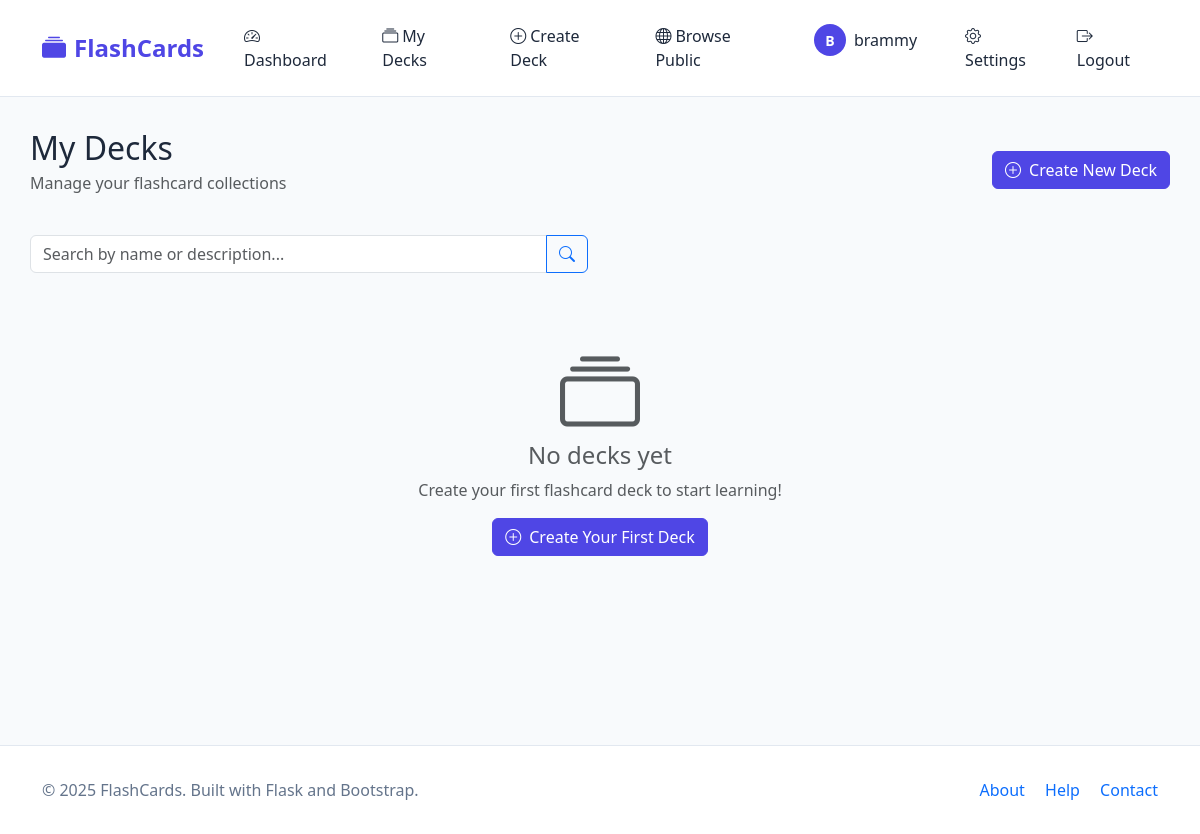
Before: /decks/ (signed in) with the older database file.
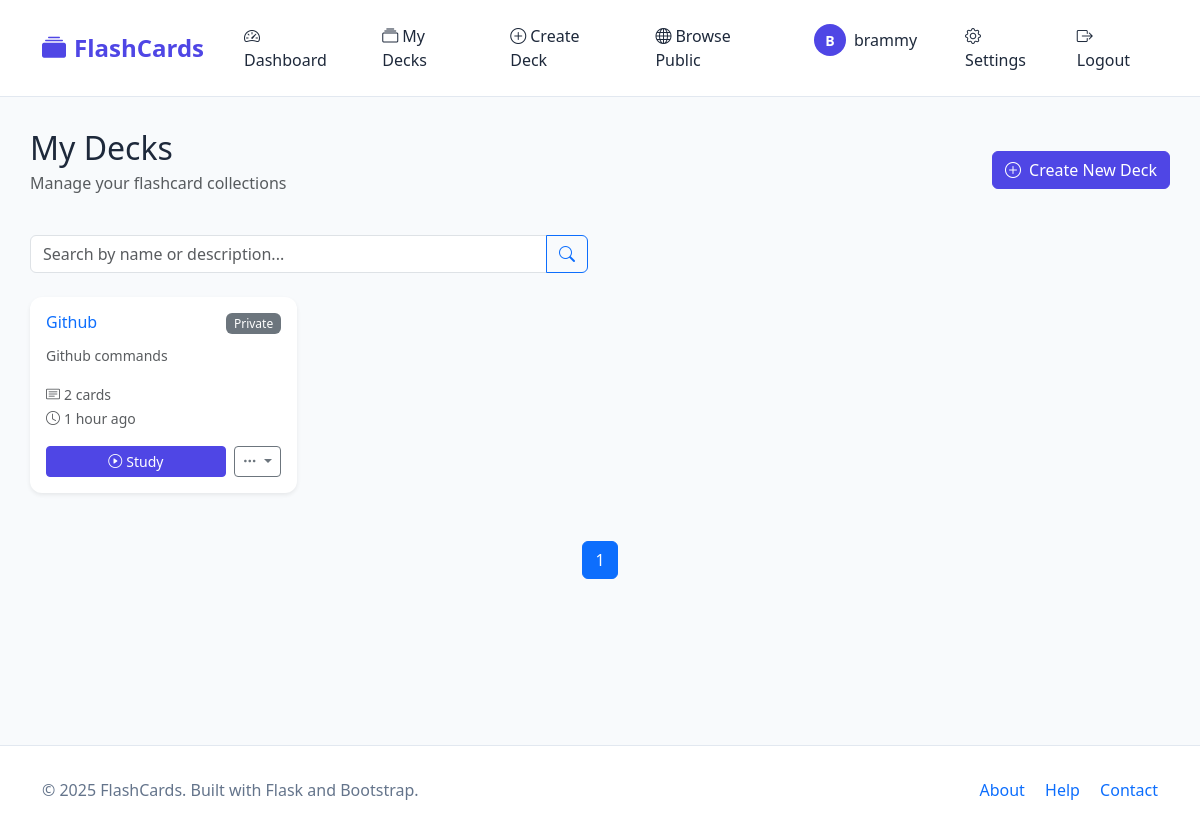
After: the same page with the newer database file.
### app/models/user.py (models this page shows, shortened)
class User(UserMixin, BaseModel):
    __tablename__ = 'users'
    username = db.Column(db.String(80), unique=True, nullable=False)
    email = db.Column(db.String(120), unique=True, nullable=False)
    password_hash = db.Column(db.String(255), nullable=False)
    is_active = db.Column(db.Boolean, default=True, nullable=False)
    decks = db.relationship('Deck', backref='owner', lazy=True, cascade='all, delete-orphan')

### app/models/deck.py (models this page shows, shortened)
class Deck(BaseModel):
    __tablename__ = 'decks'
    name = db.Column(db.String(100), nullable=False)
    description = db.Column(db.Text)
    is_public = db.Column(db.Boolean, default=False, nullable=False)
    user_id = db.Column(db.Integer, db.ForeignKey('users.id'), nullable=False)
    flashcards = db.relationship('Flashcard', backref='deck', lazy=True, cascade='all, delete-orphan')
    def get_card_count(self):
        return len(self.flashcards)
    def can_be_studied(self):
        return self.get_card_count() > 0

### app/views/decks.py (the view)
@decks_bp.route('/')
@login_required
def index():
    page = request.args.get('page', 1, type=int)
    search_form = DeckSearchForm()
    query = request.args.get('query', '')
    if query:
        decks = DeckService.search_decks(
            query=query,
            user_id=current_user.id,
            include_public=True
        )
        pagination = None
    else:
        pagination = DeckService.get_user_decks(
            user_id=current_user.id,
            page=page,
            per_page=Config.DECKS_PER_PAGE
        )
        decks = pagination.items
    return render_template(
        'decks/index.html',
        title='My Decks',
        decks=decks,
        pagination=pagination,
        search_form=search_form,
        query=query
    )

### app/forms/deck_forms.py
class DeckSearchForm(BaseForm):
    query = StringField(
        'Search Decks',
        validators=[Length(max=100)],
        render_kw={
            'placeholder': 'Search by name or description...',
            'class': 'form-control'
        }
    )
    include_public = BooleanField(
        'Include public decks',
        default=True,
        render_kw={'class': 'form-check-input'}
    )
    submit = SubmitField(
        'Search',
        render_kw={'class': 'btn btn-outline-primary'}
    )

### app/__init__.py (called while the page is built)
def create_app(config_name=None):
    if config_name is None:
        config_name = os.environ.get('FLASK_ENV', 'development')
    app = Flask(__name__)
    app.config.from_object(config[config_name])
    db.init_app(app)
    migrate.init_app(app)
    login_manager.init_app(app)
    csrf.init_app(app)  # Add this line
    register_routes(app)
    register_template_helpers(app)
    @login_manager.user_loader
    def load_user(user_id):
        from app.models import User
        return User.query.get(int(user_id))
    with app.app_context():
        db.create_all()
    return app

### app/services/base_service.py (called while the page is built)
    @classmethod
    def get_paginated(cls, page=1, per_page=20, **filters):
        query = cls.model.query
        for key, value in filters.items():
            if hasattr(cls.model, key) and value is not None:
                query = query.filter(getattr(cls.model, key) == value)
        return query.paginate(
            page=page,
            per_page=per_page,
            error_out=False
        )

### app/services/deck_service.py (called while the page is built)
    @classmethod
    def get_user_decks(cls, user_id, page=1, per_page=12):
        return cls.get_paginated(page=page, per_page=per_page, user_id=user_id)

### app/utils/helpers.py (called while the page is built)
def time_ago(dt):
    if not dt:
        return 'Unknown'
    now = datetime.utcnow()
    diff = now - dt
    days = diff.days
    seconds = diff.seconds
    if days > 365:
        years = days // 365
        return f"{years} year{'s' if years > 1 else ''} ago"
    elif days > 30:
        months = days // 30
        return f"{months} month{'s' if months > 1 else ''} ago"
    elif days > 0:
        return f"{days} day{'s' if days > 1 else ''} ago"
    elif seconds > 3600:
        hours = seconds // 3600
        return f"{hours} hour{'s' if hours > 1 else ''} ago"
    elif seconds > 60:
        minutes = seconds // 60
        return f"{minutes} minute{'s' if minutes > 1 else ''} ago"
    else:
        return "Just now"

### app/templates/decks/index.html (shortened to what this page needs)
{% extends "base.html" %}
{% block content %}
<div class="row mb-4">
    <div class="col-12">
        <div class="d-flex justify-content-between align-items-center">
            <div>
                <h1 class="h2 mb-1">My Decks</h1>
                <p class="text-muted">Manage your flashcard collections</p>
            </div>
            <div>
                <a href="{{ url_for('decks.create') }}" class="btn btn-primary">
                    <i class="bi bi-plus-circle me-2"></i>Create New Deck
                </a>
            </div>
        </div>
    </div>
</div>
<div class="row mb-4">
    <div class="col-md-6">
        <form method="GET" class="d-flex">
            <div class="input-group">
                {{ search_form.query(class="form-control", value=query) }}
                <button class="btn btn-outline-primary" type="submit">
                    <i class="bi bi-search"></i>
                </button>
            </div>
        </form>
    </div>
</div>
{% if decks %}
<div class="row">
    {% for deck in decks %}
    <div class="col-md-4 col-lg-3 mb-4">
        <div class="card h-100 border-0 shadow-sm">
            <div class="card-body d-flex flex-column">
                <div class="d-flex justify-content-between align-items-start mb-2">
                    <h6 class="card-title mb-1">
                        <a href="{{ url_for('decks.view', id=deck.id) }}" class="text-decoration-none">
                            {{ deck.name }}
                        </a>
                    </h6>
                    {% if deck.is_public %}
                        <span class="badge bg-success">Public</span>
                    {% else %}
                        <span class="badge bg-secondary">Private</span>
                    {% endif %}
                </div>
                <p class="card-text text-muted small flex-grow-1">
                    {% if deck.description %}
                        {{ deck.description[:80] }}{% if deck.description|length > 80 %}...{% endif %}
                    {% else %}
                        No description
                    {% endif %}
                </p>
                <div class="mb-3">
                    <small class="text-muted">
                        <i class="bi bi-card-text me-1"></i>{{ deck.get_card_count() }} {{ deck.get_card_count()|pluralize('card', 'cards') }}
                    </small>
                    <br>
                    <small class="text-muted">
                        <i class="bi bi-clock me-1"></i>{{ deck.created_at|timeago }}
                    </small>
                </div>
                <div class="d-flex gap-2 mt-auto">
                    {% if deck.can_be_studied() %}
                    <a href="{{ url_for('study.start', deck_id=deck.id) }}" class="btn btn-primary btn-sm flex-fill">
                        <i class="bi bi-play-circle me-1"></i>Study
                    </a>
                    {% else %}
                    <span class="btn btn-outline-secondary btn-sm flex-fill disabled">
                        <i class="bi bi-plus me-1"></i>Add Cards
                    </span>
                    {% endif %}
                    <div class="btn-group">
                        <button type="button" class="btn btn-outline-secondary btn-sm dropdown-toggle" data-bs-toggle="dropdown">
                            <i class="bi bi-three-dots"></i>
                        </button>
                    </div>
                </div>
            </div>
        </div>
    </div>
    {% endfor %}
</div>
{% if pagination %}
<div class="row mt-4">
    <div class="col-12">
        <nav aria-label="Decks pagination">
            <ul class="pagination justify-content-center">
                {% for page_num in pagination.iter_pages() %}
                    {% if page_num %}
                        {% if page_num != pagination.page %}
                            <li class="page-item">
                                <a class="page-link" href="{{ url_for('decks.index', page=page_num) }}">{{ page_num }}</a>
                            </li>
                        {% else %}
                            <li class="page-item active">
                                <span class="page-link">{{ page_num }}</span>
                            </li>
                        {% endif %}
                    {% else %}
                        <li class="page-item disabled">
                            <span class="page-link">…</span>
                        </li>
                    {% endif %}
                {% endfor %}
            </ul>
        </nav>
    </div>
</div>
{% endif %}
{% else %}
<div class="row">
    <div class="col-12">
        <div class="text-center py-5">
            {% if query %}
                <i class="bi bi-search display-1 text-muted mb-3"></i>
                <h4 class="text-muted">No decks found</h4>
                <p class="text-muted">No decks match your search for "{{ query }}"</p>
                <a href="{{ url_for('decks.index') }}" class="btn btn-outline-primary">
                    <i class="bi bi-arrow-left me-2"></i>View All Decks
                </a>
            {% else %}
                <i class="bi bi-collection display-1 text-muted mb-3"></i>
                <h4 class="text-muted">No decks yet</h4>
                <p class="text-muted">Create your first flashcard deck to start learning!</p>
                <a href="{{ url_for('decks.create') }}" class="btn btn-primary">
                    <i class="bi bi-plus-circle me-2"></i>Create Your First Deck
                </a>
            {% endif %}
        </div>
    </div>
</div>
{% endif %}
{% endblock %}

### app/templates/base.html (shortened to what this page needs)
<!DOCTYPE html>
<html lang="en">
<head>
    <link href="https://cdn.jsdelivr.net/npm/bootstrap@5.3.0/dist/css/bootstrap.min.css" rel="stylesheet">
    <link rel="stylesheet" href="https://cdn.jsdelivr.net/npm/bootstrap-icons@1.10.0/font/bootstrap-icons.css">
    <link rel="stylesheet" href="{{ url_for('static', filename='css/base.css') }}">
</head>
<body>
    <nav class="navbar navbar-expand-lg navbar-light">
        <div class="container">
            <a class="navbar-brand" href="{{ url_for('main.index') }}">
                <i class="bi bi-collection-fill me-2"></i>FlashCards
            </a>
            <div class="collapse navbar-collapse" id="navbarNav">
                <ul class="navbar-nav me-auto">
                    {% if current_user.is_authenticated %}
                        <li class="nav-item">
                            <a class="nav-link" href="{{ url_for('main.dashboard') }}">
                                <i class="bi bi-speedometer2 me-1"></i>Dashboard
                            </a>
                        </li>
                        <li class="nav-item">
                            <a class="nav-link" href="{{ url_for('decks.index') }}">
                                <i class="bi bi-collection me-1"></i>My Decks
                            </a>
                        </li>
                        <li class="nav-item">
                            <a class="nav-link" href="{{ url_for('decks.create') }}">
                                <i class="bi bi-plus-circle me-1"></i>Create Deck
                            </a>
                        </li>
                        <li class="nav-item">
                            <a class="nav-link" href="{{ url_for('decks.public') }}">
                                <i class="bi bi-globe me-1"></i>Browse Public
                            </a>
                        </li>
                    {% endif %}
                </ul>
                <ul class="navbar-nav">
                    {% if current_user.is_authenticated %}
                        <li class="nav-item">
                            <a class="nav-link" href="{{ url_for('auth.profile') }}">
                                <div class="user-profile">
                                    <div class="user-avatar">{{ current_user.username[0].upper() }}</div>
                                    <span>{{ current_user.username }}</span>
                                </div>
                            </a>
                        </li>
                        <li class="nav-item">
                            <a class="nav-link" href="{{ url_for('auth.account') }}">
                                <i class="bi bi-gear me-1"></i>Settings
                            </a>
                        </li>
                        <li class="nav-item">
                            <a class="nav-link" href="{{ url_for('auth.logout') }}">
                                <i class="bi bi-box-arrow-right me-1"></i>Logout
                            </a>
                        </li>
                    {% endif %}
                </ul>
            </div>
        </div>
    </nav>
    <div class="container main-content">
        {% block content %}{% endblock %}
    </div>
    <footer class="footer">
        <div class="container">
            <div class="row">
                <div class="col-md-6">
                    <p class="mb-0">&copy; 2025 FlashCards. Built with Flask and Bootstrap.</p>
                </div>
                <div class="col-md-6 text-md-end">
                    <a href="{{ url_for('main.about') }}" class="text-decoration-none me-3">About</a>
                    <a href="{{ url_for('main.help') }}" class="text-decoration-none me-3">Help</a>
                    <a href="#" class="text-decoration-none">Contact</a>
                </div>
            </div>
        </div>
    </footer>
</body>
</html>

### app/templates/base.html (style rules this page uses)
:root { --primary-color: #4f46e5; --primary-hover: #4338ca; --secondary-color: #f8fafc; --text-color: #1e293b; --border-color: #e2e8f0; }
body { font-family: 'Segoe UI', Tahoma, Geneva, Verdana, sans-serif; background-color: var(--secondary-color); color: var(--text-color); }
.navbar-brand { font-weight: 700; font-size: 1.5rem; color: var(--primary-color) !important; }
.navbar { background-color: white !important; border-bottom: 1px solid var(--border-color); padding: 1rem 0; }
.nav-link { color: var(--text-color) !important; font-weight: 500; margin: 0 0.5rem; padding: 0.5rem 1rem !important; border-radius: 0.5rem; transition: all 0.3s ease; }
.btn-primary { background-color: var(--primary-color); border-color: var(--primary-color); }
.card { border: none; box-shadow: 0 1px 3px rgba(0, 0, 0, 0.1); border-radius: 0.75rem; }
.main-content { min-height: calc(100vh - 200px); padding: 2rem 0; }
.badge { font-weight: 500; }
.footer { background-color: white; border-top: 1px solid var(--border-color); padding: 2rem 0; margin-top: 3rem; color: #64748b; }
.user-profile { display: flex; align-items: center; gap: 0.5rem; }
.user-avatar { width: 32px; height: 32px; background-color: var(--primary-color); border-radius: 50%; display: flex; align-items: center; justify-content: center; color: white; font-weight: 600; font-size: 0.875rem; }

Changed rows visible on the page:
added Deck: name "Github", is_public "Private", description "Github commands", get_card_count "2", created_at "1 hour ago"
Other visible differences:
new list line: "1"
text no longer shown: "No decks yet Create your first flashcard deck to start learning! Create Your First Deck"
